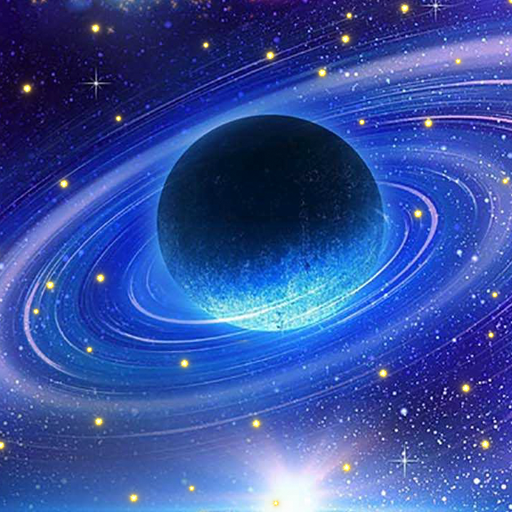
#> input picture imgs/cover.png, 512 x 512 px
$ python experiment.py
#> lines starting #> are read from the running program, lines starting #| are printed output that depends on the picture
### src/statistics.py
from pathlib import Path

import matplotlib
matplotlib.use("Agg")
import matplotlib.pyplot as plt
import numpy as np
from PIL import Image
from scipy.stats import chi2
from skimage.metrics import structural_similarity


def load_rgb(path: str | Path) -> np.ndarray:
    with Image.open(path) as image:
        return np.asarray(image.convert("RGB"), dtype=np.uint8)


def paired_chi_square(values: np.ndarray) -> tuple[float, float]:
    frequencies = np.bincount(values.reshape(-1), minlength=256).reshape(128, 2).astype(float)
    totals = frequencies.sum(axis=1)
    nonempty = totals > 0
    expected = totals[nonempty, None] / 2.0
    observed = frequencies[nonempty]

    statistic = float(np.sum((observed - expected) ** 2 / expected))
    degrees = int(np.count_nonzero(nonempty))
    probability = float(chi2.sf(statistic, degrees)) if degrees else 1.0
    return statistic, probability


def image_metrics(cover: np.ndarray, stego: np.ndarray) -> dict:
    difference = cover.astype(np.int16) - stego.astype(np.int16)
    mse = float(np.mean(difference.astype(np.float64) ** 2))
    psnr = float("inf") if mse == 0 else 10 * np.log10((255 ** 2) / mse)
    ssim = float(structural_similarity(cover, stego, channel_axis=2, data_range=255))

    flat = stego.reshape(-1)
    changed_count = int(np.count_nonzero(difference))
    component_count = int(cover.size)
    p_one = float(np.mean(flat & 1))
    chi_value, p_value = paired_chi_square(flat)

    return {
        "PSNR": psnr,
        "SSIM": ssim,
        "changed_components": changed_count,
        "changed_ratio": changed_count / component_count,
        "P_LSB_0": 1.0 - p_one,
        "P_LSB_1": p_one,
        "chi_square": chi_value,
        "p_value": p_value,
    }


def cover_statistics(cover: np.ndarray) -> dict:
    flat = cover.reshape(-1)
    p_one = float(np.mean(flat & 1))
    chi_value, p_value = paired_chi_square(flat)
    return {
        "P_LSB_0": 1.0 - p_one,
        "P_LSB_1": p_one,
        "chi_square": chi_value,
        "p_value": p_value,
    }


def save_difference(cover: np.ndarray, stego: np.ndarray, path: str | Path) -> None:
    diff = np.abs(cover.astype(np.int16) - stego.astype(np.int16))
    visible = np.clip(diff * 255, 0, 255).astype(np.uint8)
    Image.fromarray(visible).save(path)


def save_histogram(cover: np.ndarray, stego: np.ndarray, path: str | Path) -> None:
    plt.figure(figsize=(10, 4.5))
    plt.hist(cover.reshape(-1), bins=256, range=(0, 256), alpha=0.55, label="Cover")
    plt.hist(stego.reshape(-1), bins=256, range=(0, 256), alpha=0.55, label="Stego")
    plt.xlabel("Значение RGB-компоненты")
    plt.ylabel("Количество компонент")
    plt.title("Распределение значений до и после встраивания")
    plt.legend()
    plt.tight_layout()
    plt.savefig(path, dpi=150)
    plt.close()

### src/image_channel.py
from array import array
import hashlib
import random
from pathlib import Path

import numpy as np
from PIL import Image

from .crypto_box import TAG as ENCRYPTED_TAG, encrypt_packet, decrypt_packet, HEADER_SIZE


PLAIN_TAG = b"TXT3"
PLAIN_HEADER_SIZE = 12


def to_bits(data: bytes):
    for byte in data:
        for shift in range(7, -1, -1):
            yield (byte >> shift) & 1


def to_bytes(bits: list[int]) -> bytes:
    if len(bits) % 8:
        raise ValueError("Длина последовательности бит должна делиться на 8.")

    result = bytearray()
    for start in range(0, len(bits), 8):
        value = 0
        for bit in bits[start:start + 8]:
            value = (value << 1) | bit
        result.append(value)
    return bytes(result)


def _positions(total: int, mixed: bool, password: str | None):
    if not mixed:
        return range(total)
    if not password:
        raise ValueError("Для случайного порядка требуется пароль.")

    seed_data = hashlib.sha256(password.encode("utf-8")).digest()[:8]
    seed = int.from_bytes(seed_data, "big")
    indexes = array("I", range(total))
    random.Random(seed).shuffle(indexes)
    return indexes


def _make_plain_packet(text: str, packet_size: int | None = None) -> bytes:
    data = text.encode("utf-8")
    min_size = PLAIN_HEADER_SIZE + len(data)
    total_size = min_size if packet_size is None else packet_size
    if total_size < min_size:
        raise ValueError("Заданный размер пакета слишком мал для сообщения.")

    header = PLAIN_TAG + len(data).to_bytes(4, "big") + total_size.to_bytes(4, "big")
    return header + data + bytes(total_size - min_size)


def _write_packet(cover_path: str, output_path: str, packet: bytes,
                  mixed: bool = False, password: str | None = None) -> int:
    with Image.open(cover_path) as image:
        rgb = np.asarray(image.convert("RGB"), dtype=np.uint8).copy()

    flat = rgb.reshape(-1)
    needed = len(packet) * 8
    if needed > flat.size:
        available = flat.size // 8
        raise ValueError(
            f"Сообщение не помещается: требуется {needed} бит, "
            f"доступно {flat.size} бит (около {available} байт)."
        )

    order = _positions(flat.size, mixed, password)
    for bit, index in zip(to_bits(packet), order):
        old_value = int(flat[index])
        flat[index] = (old_value & 254) | bit

    destination = Path(output_path)
    destination.parent.mkdir(parents=True, exist_ok=True)
    Image.fromarray(flat.reshape(rgb.shape)).save(destination, format="PNG")
    return needed


def _read_bytes(flat: np.ndarray, order, start: int, count: int) -> bytes:
    last_bit = start + count * 8
    if last_bit > len(order):
        raise ValueError("Изображение содержит не весь заголовок или пакет.")

    bits = [int(flat[order[pos]]) & 1 for pos in range(start, last_bit)]
    return to_bytes(bits)


def _read_packet(image_path: str, mixed: bool = False,
                 password: str | None = None) -> bytes:
    with Image.open(image_path) as image:
        rgb = np.asarray(image.convert("RGB"), dtype=np.uint8)

    flat = rgb.reshape(-1)
    order = _positions(flat.size, mixed, password)
    signature = _read_bytes(flat, order, 0, 4)

    if signature == PLAIN_TAG:
        header_size = PLAIN_HEADER_SIZE
        header = _read_bytes(flat, order, 0, header_size)
        total_size = int.from_bytes(header[8:12], "big")
    elif signature == ENCRYPTED_TAG:
        header_size = HEADER_SIZE
        header = _read_bytes(flat, order, 0, header_size)
        total_size = int.from_bytes(header[36:40], "big")
    else:
        raise ValueError("Скрытые данные не найдены. Проверьте файл и порядок позиций.")

    if total_size < header_size or total_size * 8 > flat.size:
        raise ValueError("В заголовке указана недопустимая длина сообщения.")
    return _read_bytes(flat, order, 0, total_size)


def hide_text(cover_path: str, output_path: str, text: str,
              password: str | None = None, mixed: bool = False,
              packet_size: int | None = None) -> int:
    if password:
        packet = encrypt_packet(text.encode("utf-8"), password, packet_size)
    else:
        if mixed:
            raise ValueError("Случайное размещение доступно вместе с паролем.")
        packet = _make_plain_packet(text, packet_size)

    return _write_packet(cover_path, output_path, packet, mixed, password)


def reveal_text(image_path: str, password: str | None = None,
                mixed: bool = False) -> str:
    packet = _read_packet(image_path, mixed, password)

    if packet[:4] == PLAIN_TAG:
        text_size = int.from_bytes(packet[4:8], "big")
        data = packet[PLAIN_HEADER_SIZE:PLAIN_HEADER_SIZE + text_size]
    else:
        if not password:
            raise ValueError("Для расшифрования сообщения введите пароль.")
        data = decrypt_packet(packet, password)

    return data.decode("utf-8")

### src/experiment.py
import csv
from pathlib import Path
from tempfile import TemporaryDirectory

from PIL import Image

from .image_channel import hide_text, reveal_text
from .statistics import (
    cover_statistics,
    image_metrics,
    load_rgb,
    save_difference,
    save_histogram,
)


ROOT = Path(__file__).resolve().parents[1]
IMGS = ROOT / "imgs"
RESULTS = ROOT / "results"

PASSWORD = "lab-password-demo-2026"
PACKET_OVERHEAD = 56
PAYLOAD_RATES = (0.01, 0.05)

IMAGE_NAMES = ("cover.png", "gradient.png")

METHODS = (
    ("Plain LSB", None, False, "stego_plain.png"),
    ("Encrypted LSB", PASSWORD, False, "stego_encrypted.png"),
    ("Encrypted Random LSB", PASSWORD, True, "stego_random.png"),
)

COLUMNS = (
    "Вариант",
    "Пакет, байт",
    "Пакет, бит",
    "PSNR, dB",
    "SSIM",
    "Изменено компонент",
    "Changed ratio",
    "P(LSB=0)",
    "P(LSB=1)",
    "χ²",
    "p-value",
)


def make_text(component_count: int, fill_rate: float) -> tuple[str, int]:
    if not 0 < fill_rate < 1:
        raise ValueError("Уровень заполнения должен быть между 0 и 1.")

    packet_size = int(component_count * fill_rate / 8)
    text_size = packet_size - PACKET_OVERHEAD
    if text_size <= 0:
        raise ValueError("Изображение слишком мало для выбранного payload.")

    phrase = b"LSB experiment: the same message is embedded in every method. "
    message = (phrase * ((text_size + len(phrase) - 1) // len(phrase)))[:text_size]
    return message.decode("ascii"), packet_size


def write_csv(path: Path, columns: tuple | list, rows: list[list]) -> None:
    with path.open("w", newline="", encoding="utf-8-sig") as file:
        writer = csv.writer(file, delimiter=";")
        writer.writerow(columns)
        writer.writerows(rows)


def format_probability(value: float) -> str:
    return "<1e-300" if value == 0 else f"{value:.3e}"


def result_row(name: str, metrics: dict, packet_size: int | None) -> list:
    if packet_size is None:
        packet_bytes, packet_bits = "—", "—"
        psnr, ssim = "—", "—"
    else:
        packet_bytes = packet_size
        packet_bits = packet_size * 8
        psnr = f"{metrics['PSNR']:.3f}"
        ssim = f"{metrics['SSIM']:.6f}"

    return [
        name,
        packet_bytes,
        packet_bits,
        psnr,
        ssim,
        metrics.get("changed_components", 0),
        f"{metrics.get('changed_ratio', 0.0):.8f}",
        f"{metrics['P_LSB_0']:.6f}",
        f"{metrics['P_LSB_1']:.6f}",
        f"{metrics['chi_square']:.4f}",
        format_probability(metrics["p_value"]),
    ]


def run_methods(
    image_path: Path,
    message: str,
    packet_size: int,
    output_dir: Path,
    save_images: bool = False,
) -> list[list]:
    cover = load_rgb(image_path)
    rows = []

    for title, password, random_order, filename in METHODS:
        output_path = output_dir / filename
        hide_text(
            str(image_path),
            str(output_path),
            message,
            password=password,
            mixed=random_order,
            packet_size=packet_size,
        )

        restored = reveal_text(
            str(output_path),
            password=password,
            mixed=random_order,
        )
        if restored != message:
            raise RuntimeError(f"Извлечённое сообщение не совпало: {title}.")

        stego = load_rgb(output_path)
        metrics = image_metrics(cover, stego)
        rows.append(result_row(title, metrics, packet_size))
        print(f"[OK] {image_path.name}: {title}, {packet_size * 8} бит")

        if save_images and title == "Plain LSB":
            save_difference(cover, stego, RESULTS / "difference.png")
            save_histogram(cover, stego, RESULTS / "histogram.png")

        if not save_images:
            output_path.unlink(missing_ok=True)

    return rows


def run_image_comparison() -> list[list]:
    rows = []
    for image_name in IMAGE_NAMES:
        image_path = IMGS / image_name
        if not image_path.is_file():
            raise FileNotFoundError(f"Не найдено изображение: {image_path}")

        cover = load_rgb(image_path)
        message, packet_size = make_text(cover.size, PAYLOAD_RATES[0])
        baseline = cover_statistics(cover)
        rows.append([image_name, *result_row("Cover", baseline, None)])

        if image_name == "cover.png":
            rows.extend(
                [image_name, *row]
                for row in run_methods(
                    image_path, message, packet_size, IMGS, save_images=True
                )
            )
        else:
            with TemporaryDirectory() as temp_dir:
                rows.extend(
                    [image_name, *row]
                    for row in run_methods(
                        image_path,
                        message,
                        packet_size,
                        Path(temp_dir),
                    )
                )

    return rows


def run_payload_comparison() -> list[list]:
    image_path = IMGS / "cover.png"
    cover = load_rgb(image_path)
    rows = []

    with TemporaryDirectory() as temp_dir:
        temp_path = Path(temp_dir)
        for rate in PAYLOAD_RATES:
            message, packet_size = make_text(cover.size, rate)
            method_rows = run_methods(
                image_path,
                message,
                packet_size,
                temp_path,
            )
            rows.extend([[f"{rate:.0%}", *row] for row in method_rows])

    return rows


def main() -> None:
    RESULTS.mkdir(exist_ok=True)
    for image_name in IMAGE_NAMES:
        image_path = IMGS / image_name
        if not image_path.is_file():
            raise FileNotFoundError(
                f"Не найдено {image_path}. Поместите собственное PNG в imgs/cover.png "
                "и используйте imgs/gradient.png как второе изображение."
            )
        with Image.open(image_path) as image:
#> image is the input picture: PIL image 512x512 RGB; mean R, G, B 53.3, 78.3, 158.8
            if image.format != "PNG":
                raise ValueError(f"Файл {image_path.name} должен быть PNG.")
            if image_name == "cover.png" and min(image.size) < 256:
                raise ValueError("Собственное изображение должно быть не меньше 256×256.")

    print("Запуск лабораторного эксперимента")
    comparison_rows = run_image_comparison()
#> in cover_statistics, `p_one = float(np.mean(flat & 1))`: p_one = 0.497
#> in paired_chi_square, `frequencies = np.bincount(values.reshape(-1), minlength=256).reshape(1..`: frequencies = 128 pairs, first value 930 to 7281, second value 865 to 7342
#> in paired_chi_square, `totals = frequencies.sum(axis=1)`: totals = 128 values, max 14519 at index 10, min 1795 at index 123, mean 6144
#> in paired_chi_square, `expected = totals[nonempty, None] / 2.0`: expected = 128 values, max 7259.5 at index 10, min 897.5 at index 123, mean 3072
#> in paired_chi_square, `observed = frequencies[nonempty]`: observed has the same summary as frequencies
#> in paired_chi_square, `statistic = float(np.sum((observed - expected) ** 2 / expected))`: statistic = 2455.4
#> in paired_chi_square, `degrees = int(np.count_nonzero(nonempty))`: degrees = 128
#> in paired_chi_square, `probability = float(chi2.sf(statistic, degrees)) if degrees else 1.0`: probability = 0
#> in cover_statistics, `chi_value, p_value = paired_chi_square(flat)`: chi_value = 2455.4; p_value = 0
#> in run_image_comparison, `baseline = cover_statistics(cover)`: baseline = {'P_LSB_0': 0.503, 'P_LSB_1': 0.497, 'chi_square': 2455.4, 'p_value': 0}
#> the loop in _write_packet, `for bit, index in zip(to_bits(packet), order):` made 7864 passes
#> old_value on passes 1 to 3: 29, 7, 82
#> in _read_bytes, `bits = [int(flat[order[pos]]) & 1 for pos in range(start, last_bit)]`: bits = 32 values, max 1 at index 1, min 0 at index 0, mean 0.406
#> the loop in to_bytes, `for start in range(0, len(bits), 8):` made 4 passes
#> start on passes 2 to 4: 8, 16, 24
#> the loop in to_bytes (call 2), `for start in range(0, len(bits), 8):` made 12 passes
#> start on passes 2 to 12: 8, 16, 24, 32, 40, 48, 56, 64, 72, 80, 88
#> in _read_packet, `total_size = int.from_bytes(header[8:12], "big")`: total_size = 983
#> in reveal_text, `text_size = int.from_bytes(packet[4:8], "big")`: text_size = 927
#> in image_metrics, `difference = cover.astype(np.int16) - stego.astype(np.int16)`:
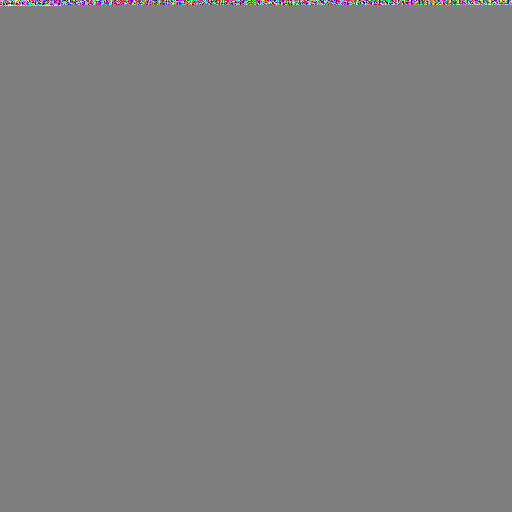
#> difference: shape (512, 512, 3) int16; mean R, G, B 0.000744, 0.000816, 0.000431; drawn with min black and max white
#> in image_metrics, `mse = float(np.mean(difference.astype(np.float64) ** 2))`: mse = 0.00499
#> in image_metrics, `psnr = float("inf") if mse == 0 else 10 * np.log10((255 ** 2) / mse)`: psnr = 71.15
#> in image_metrics, `ssim = float(structural_similarity(cover, stego, channel_axis=2, data_..`: ssim = 1
#> in image_metrics, `changed_count = int(np.count_nonzero(difference))`: changed_count = 3922
#> in image_metrics, `p_one = float(np.mean(flat & 1))`: p_one = 0.497
#> in image_metrics, `chi_value, p_value = paired_chi_square(flat)`: chi_value = 2456.3; p_value = 0
#> in run_methods, `metrics = image_metrics(cover, stego)`: metrics = {'PSNR': 71.15, 'SSIM': 1, 'changed_components': 3922, 'changed_ratio': 0.00499, 'P_LSB_0': 0.503, 'P_LSB_1': 0.497, 'chi_square': 2456.3, 'p_value': 0}
#| [OK] cover.png: Plain LSB, 7864 бит
#> in save_difference, `diff = np.abs(cover.astype(np.int16) - stego.astype(np.int16))`:
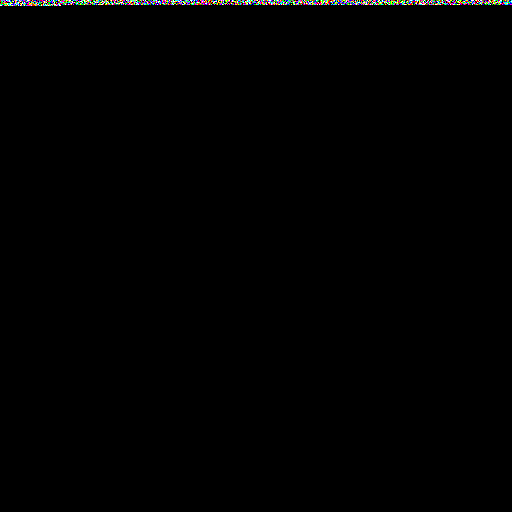
#> diff: shape (512, 512, 3) int16; mean R, G, B 0.00499, 0.0051, 0.00487; drawn with 1 as white
#> in save_histogram, `plt.savefig(path, dpi=150)`:
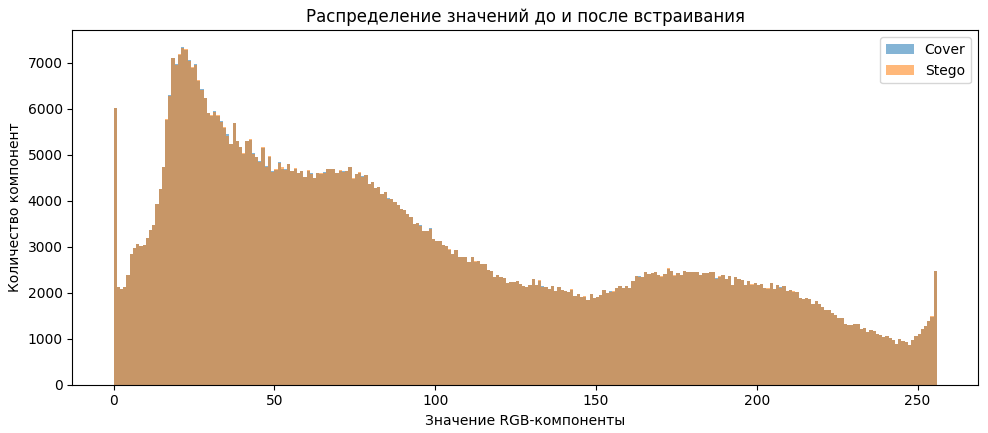
#> figure drawn by matplotlib, 1 panel; tallest bar 7342 high, from x = 21 to 22; tallest bar 7327 high, from x = 21 to 22
    payload_rows = run_payload_comparison()

    write_csv(
        RESULTS / "metrics.csv",
        ["Изображение", *COLUMNS],
        comparison_rows,
    )
    write_csv(
        RESULTS / "payload_levels.csv",
        ["Заполнение", *COLUMNS],
        payload_rows,
    )
    print("Готово: таблицы и визуализации сохранены в results/.")


if __name__ == "__main__":
#> (the run stopped early here; a loop or call above may not have finished)
